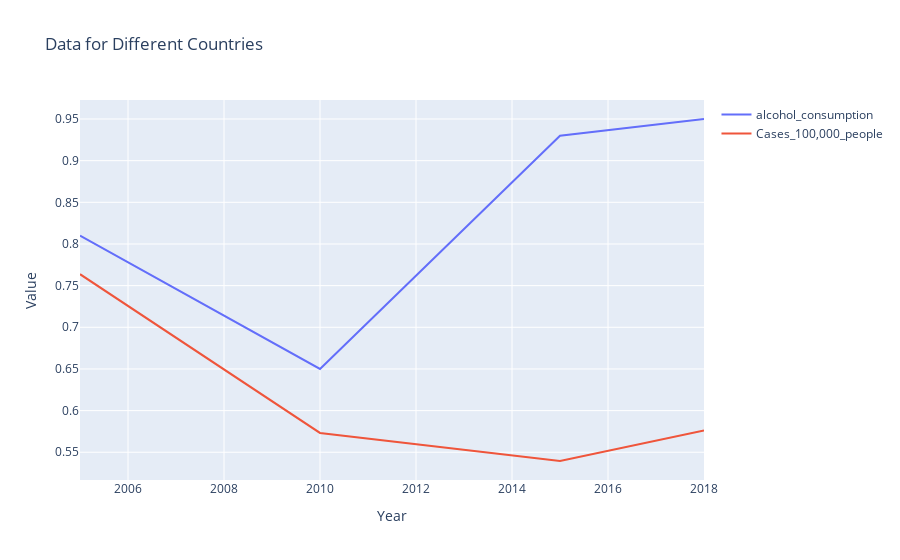

Notebook cell for this chart:
### Code cell
df = combined_df
# Initialize the figure
fig = go.Figure()

# Filter data for the USA
country_data = df[df['Entity'] == 'Algeria']

# Initialize the figure
fig = go.Figure()

# Add traces for each variable
for variable in ['alcohol_consumption', 'Cases_100,000_people']:  # Add more variables if needed
    fig.add_trace(go.Scatter(
        x=country_data['Year'], 
        y=country_data[variable], 
        mode='lines', 
        name=f"{variable}"))

# Update layout
fig.update_layout(
    title="Data for Different Countries",
    xaxis_title="Year",
    yaxis_title="Value",
    # legend_title="Country - Variable"
)

### Figure 1 — Plotly figure (JSON) as saved in the notebook; plotly's stock layout.template omitted (floating-point values rounded to 4 significant figures)
{"data": [{"mode": "lines", "name": "alcohol_consumption", "type": "scatter", "x": [2005, 2010, 2015, 2018], "y": [0.81, 0.65, 0.93, 0.95]}, {"mode": "lines", "name": "Cases_100,000_people", "type": "scatter", "x": [2005, 2010, 2015, 2018], "y": [0.7637, 0.5732, 0.5395, 0.5762]}], "layout": {"title": {"text": "Data for Different Countries"}, "xaxis": {"title": {"text": "Year"}}, "yaxis": {"title": {"text": "Value"}}}}
